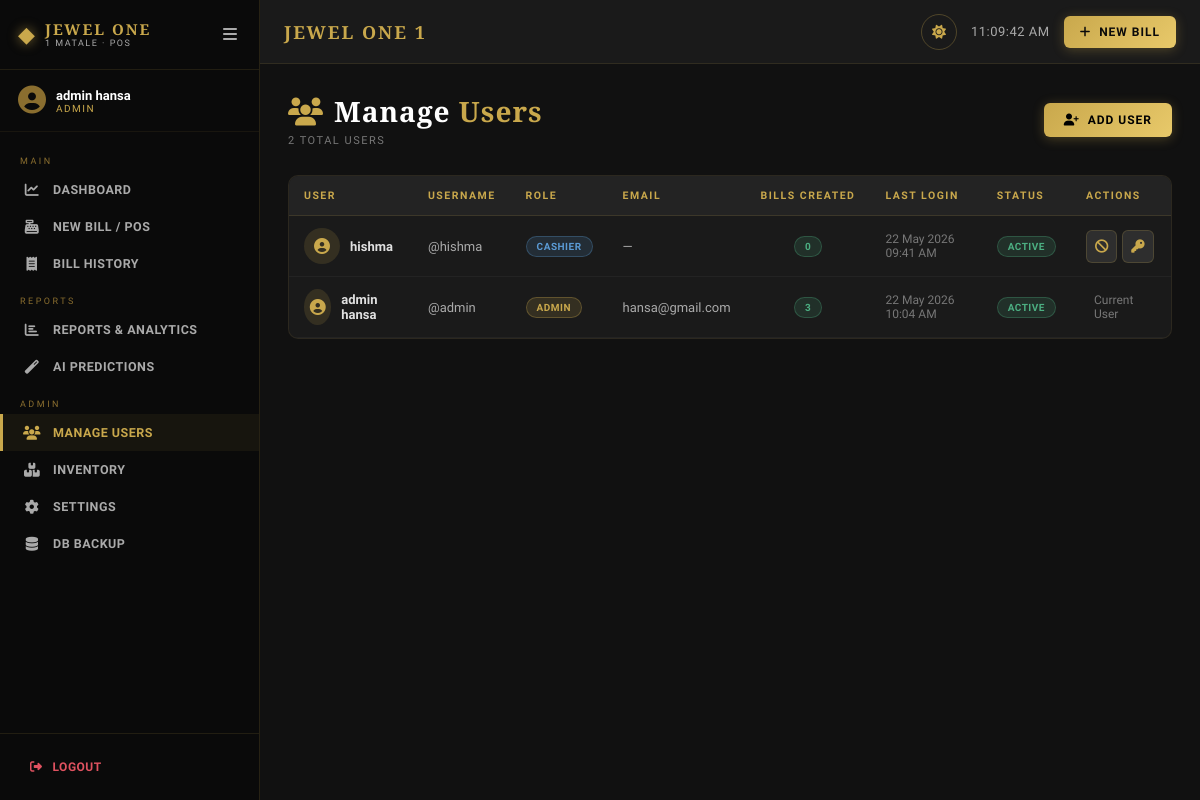
Page /modules/users.php (signed in) on the committed database.
### tables this page shows
CREATE TABLE `users` (
  `id` int(11) NOT NULL AUTO_INCREMENT,
  `username` varchar(100) NOT NULL,
  `password` varchar(255) NOT NULL,
  `full_name` varchar(200) NOT NULL,
  `email` varchar(200) DEFAULT NULL,
  `role` enum('admin','cashier') NOT NULL DEFAULT 'cashier',
  `status` enum('active','inactive') NOT NULL DEFAULT 'active',
  `avatar` varchar(255) DEFAULT NULL,
  `last_login` datetime DEFAULT NULL,
  `created_at` timestamp NOT NULL DEFAULT current_timestamp(),
  `updated_at` timestamp NOT NULL DEFAULT current_timestamp() ON UPDATE current_timestamp(),
  PRIMARY KEY (`id`),
  UNIQUE KEY `username` (`username`)
);

CREATE TABLE `settings` (
  `id` int(11) NOT NULL AUTO_INCREMENT,
  `setting_key` varchar(100) NOT NULL,
  `setting_value` text DEFAULT NULL,
  `updated_at` timestamp NOT NULL DEFAULT current_timestamp() ON UPDATE current_timestamp(),
  PRIMARY KEY (`id`),
  UNIQUE KEY `setting_key` (`setting_key`)
);

### includes/config.php (called while the page is built, shortened)
<?php
function getDB() {
    static $pdo = null;
    if ($pdo === null) {
        try {
            $dsn = "mysql:host=" . DB_HOST . ";dbname=" . DB_NAME . ";charset=" . DB_CHARSET;
            $options = [
                PDO::ATTR_ERRMODE            => PDO::ERRMODE_EXCEPTION,
                PDO::ATTR_DEFAULT_FETCH_MODE => PDO::FETCH_ASSOC,
                PDO::ATTR_EMULATE_PREPARES   => false,
                PDO::MYSQL_ATTR_INIT_COMMAND => "SET NAMES utf8mb4"
            ];
            $pdo = new PDO($dsn, DB_USER, DB_PASS, $options);
        } catch (PDOException $e) {
            die(json_encode(['error' => 'Database connection failed: ' . $e->getMessage()]));
        }
    }
    return $pdo;
}
function getSetting($key, $default = '') {
    try {
        $db = getDB();
        $stmt = $db->prepare("SELECT setting_value FROM settings WHERE setting_key = ?");
        $stmt->execute([$key]);
        $row = $stmt->fetch();
        return $row ? $row['setting_value'] : $default;
    } catch (Exception $e) {
        return $default;
    }
}

### includes/auth.php (called while the page is built, shortened)
<?php
require_once __DIR__ . '/config.php';
function isLoggedIn() {
    return isset($_SESSION['user_id']) && !empty($_SESSION['user_id']);
}
function getCurrentUser() {
    return [
        'id'        => $_SESSION['user_id'],
        'username'  => $_SESSION['username'],
        'full_name' => $_SESSION['full_name'],
        'role'      => $_SESSION['user_role']
    ];
}
function h($str) {
    return htmlspecialchars($str ?? '', ENT_QUOTES, 'UTF-8');
}

### modules/users.php (the view, shortened to what this page needs)
<?php
require_once '../includes/auth.php';
$db   = getDB();
$users = $db->query("SELECT u.*, (SELECT COUNT(*) FROM bills WHERE cashier_id=u.id AND status='completed') as bill_count FROM users u ORDER BY u.created_at DESC")->fetchAll();
include '../includes/header.php';
?>
<div class="page-header fade-in">
  <div>
    <h1><i class="fas fa-users" style="color:var(--gold);margin-right:10px"></i>Manage <span>Users</span></h1>
    <div class="page-breadcrumb"><?= count($users) ?> total users</div>
  </div>
  <button class="btn btn-gold" onclick="document.getElementById('addUserModal').style.display='flex'">
    <i class="fas fa-user-plus"></i> Add User
  </button>
</div>
<div class="card fade-in">
  <div class="card-body" style="padding:0">
    <div class="table-wrap">
      <table>
        <thead>
          <tr>
            <th>User</th>
            <th>Username</th>
            <th>Role</th>
            <th>Email</th>
            <th>Bills Created</th>
            <th>Last Login</th>
            <th>Status</th>
            <th>Actions</th>
          </tr>
        </thead>
        <tbody>
          <?php foreach ($users as $u): ?>
          <tr>
            <td>
              <div style="display:flex;align-items:center;gap:10px">
                <div style="width:36px;height:36px;border-radius:50%;background:rgba(201,168,76,0.15);display:flex;align-items:center;justify-content:center;color:var(--gold);font-size:16px">
                  <i class="fas fa-user-circle"></i>
                </div>
                <span style="font-weight:600"><?= h($u['full_name']) ?></span>
              </div>
            </td>
            <td style="color:var(--gray-3)">@<?= h($u['username']) ?></td>
            <td><span class="badge <?= $u['role']==='admin'?'badge-gold':'badge-info' ?>"><?= ucfirst($u['role']) ?></span></td>
            <td style="color:var(--gray-3)"><?= h($u['email'] ?: '—') ?></td>
            <td style="text-align:center"><span class="badge badge-success"><?= $u['bill_count'] ?></span></td>
            <td style="color:var(--gray-4);font-size:12px">
              <?= $u['last_login'] ? date('d M Y h:i A', strtotime($u['last_login'])) : 'Never' ?>
            </td>
            <td>
              <span class="badge <?= $u['status']==='active'?'badge-success':'badge-danger' ?>"><?= ucfirst($u['status']) ?></span>
            </td>
            <td>
              <div style="display:flex;gap:5px">
                <?php if ($u['id'] !== (int)$_SESSION['user_id']): ?>
                <form method="POST" style="display:inline">
                  <button type="submit" class="btn-icon" title="Toggle Status">
                    <i class="fas fa-<?= $u['status']==='active'?'ban':'check' ?>"></i>
                  </button>
                </form>
                <button class="btn-icon" onclick="openResetPwd(<?= $u['id'] ?>, '<?= h($u['full_name']) ?>')" title="Reset Password">
                  <i class="fas fa-key"></i>
                </button>
                <?php else: ?>
                <span style="color:var(--gray-4);font-size:12px;padding:4px 8px">Current User</span>
                <?php endif; ?>
              </div>
            </td>
          </tr>
          <?php endforeach; ?>
        </tbody>
      </table>
    </div>
  </div>
</div>
<?php include '../includes/footer.php'; ?>

### includes/header.php (shortened to what this page needs)
<?php
require_once __DIR__ . '/auth.php';
$currentUser = getCurrentUser();
$shopName    = getSetting('shop_name', 'JEWEL ONE 1');
$theme       = getSetting('theme_mode', 'dark');
$currentPage = basename($_SERVER['PHP_SELF'], '.php');
?>
<!DOCTYPE html>
<html lang="en" data-theme="<?= h($theme) ?>">
<head>
<link rel="stylesheet" href="https://cdnjs.cloudflare.com/ajax/libs/font-awesome/6.5.0/css/all.min.css">
<link rel="stylesheet" href="<?= APP_URL ?>/css/style.css">
<link rel="stylesheet" href="<?= APP_URL ?>/css/extra.css">
</head>
<body class="<?= $theme === 'dark' ? 'dark-mode' : 'light-mode' ?>">
<nav class="sidebar" id="sidebar">
  <div class="sidebar-header">
    <div class="sidebar-logo">
      <div class="logo-diamond">◆</div>
      <div class="logo-text">
        <span class="logo-main">JEWEL ONE</span>
        <span class="logo-sub">1 MATALE · POS</span>
      </div>
    </div>
    <button class="sidebar-toggle" id="sidebarToggle"><i class="fas fa-bars"></i></button>
  </div>
  <div class="sidebar-user">
    <div class="user-avatar"><i class="fas fa-user-circle"></i></div>
    <div class="user-info">
      <span class="user-name"><?= h($currentUser['full_name']) ?></span>
      <span class="user-role"><?= ucfirst(h($currentUser['role'])) ?></span>
    </div>
  </div>
  <ul class="sidebar-menu">
    <li class="menu-label">MAIN</li>
    <li class="<?= $currentPage === 'dashboard' ? 'active' : '' ?>">
      <a href="<?= APP_URL ?>/dashboard.php"><i class="fas fa-chart-line"></i><span>Dashboard</span></a>
    </li>
    <li class="<?= $currentPage === 'billing' ? 'active' : '' ?>">
      <a href="<?= APP_URL ?>/billing.php"><i class="fas fa-cash-register"></i><span>New Bill / POS</span></a>
    </li>
    <li class="<?= $currentPage === 'bill_history' ? 'active' : '' ?>">
      <a href="<?= APP_URL ?>/bill_history.php"><i class="fas fa-receipt"></i><span>Bill History</span></a>
    </li>
    <?php if ($currentUser['role'] === 'admin'): ?>
    <li class="menu-label">REPORTS</li>
    <li class="<?= $currentPage === 'reports' ? 'active' : '' ?>">
      <a href="<?= APP_URL ?>/reports.php"><i class="fas fa-chart-bar"></i><span>Reports & Analytics</span></a>
    </li>
    <li class="<?= $currentPage === 'ai_predictions' ? 'active' : '' ?>">
      <a href="<?= APP_URL ?>/ai_predictions.php"><i class="fas fa-magic"></i><span>AI Predictions</span></a>
    </li>
    <li class="menu-label">ADMIN</li>
    <li class="<?= $currentPage === 'users' ? 'active' : '' ?>">
      <a href="<?= APP_URL ?>/modules/users.php"><i class="fas fa-users"></i><span>Manage Users</span></a>
    </li>
    <li class="<?= $currentPage === 'inventory' ? 'active' : '' ?>">
      <a href="<?= APP_URL ?>/modules/inventory.php"><i class="fas fa-boxes"></i><span>Inventory</span></a>
    </li>
    <li class="<?= $currentPage === 'settings' ? 'active' : '' ?>">
      <a href="<?= APP_URL ?>/modules/settings.php"><i class="fas fa-cog"></i><span>Settings</span></a>
    </li>
    <li class="<?= $currentPage === 'backup' ? 'active' : '' ?>">
      <a href="<?= APP_URL ?>/modules/backup.php"><i class="fas fa-database"></i><span>DB Backup</span></a>
    </li>
    <?php endif; ?>
  </ul>
  <div class="sidebar-footer">
    <a href="<?= APP_URL ?>/logout.php" class="logout-btn"><i class="fas fa-sign-out-alt"></i><span>Logout</span></a>
  </div>
</nav>
<div class="main-wrapper" id="mainWrapper">
  <header class="topbar">
    <div class="topbar-title"><?= h($shopName) ?></div>
    <div class="topbar-actions">
      <button class="theme-toggle" id="themeToggle" title="Toggle Theme">
        <i class="fas fa-<?= $theme === 'dark' ? 'sun' : 'moon' ?>"></i>
      </button>
      <div class="topbar-time" id="topbarTime"></div>
      <a href="<?= APP_URL ?>/billing.php" class="btn-new-bill">
        <i class="fas fa-plus"></i> New Bill
      </a>
    </div>
  </header>
  <div class="content-area">

### includes/footer.php (shortened to what this page needs)
  </div>
</div>
</body>
</html>

### rows in the picture
users: full_name "admin hansa", role "ADMIN", username "admin", email "hansa@gmail.com", bill_count "3", last_login "22 May 2026 10:04 AM", status "ACTIVE", shows "Current User"
settings: setting_value "JEWEL ONE 1"
users: full_name "hishma", username "hishma", role "CASHIER", email "—", bill_count "0", last_login "22 May 2026 09:41 AM", status "ACTIVE"

### other values in the picture
count($users) "2"
